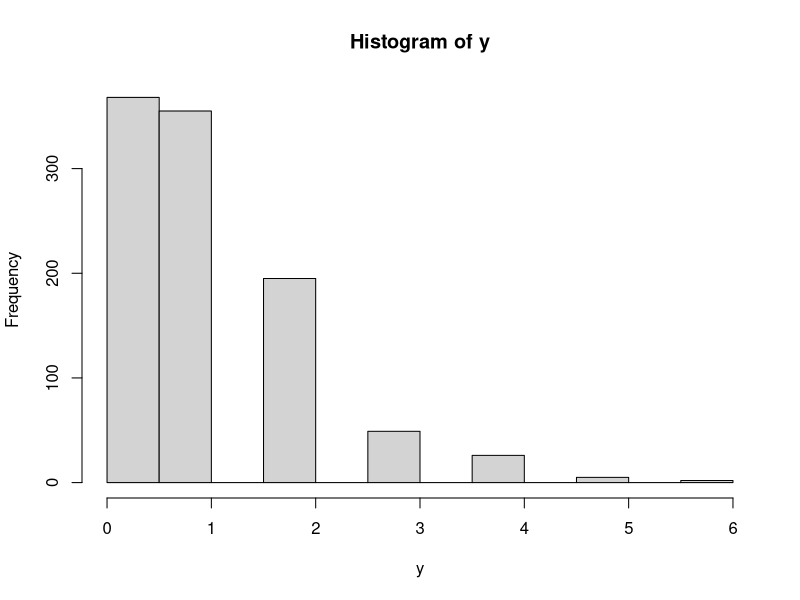

This chart was generated by the following R code: (Note: this script raises an error after producing the figure.)
## ---- chunk 1
knitr::opts_chunk$set(echo = TRUE)
## ---- chunk 2
set.seed(10)
y <- rpois(1000, 1)
mean(y)
hist(y)
#y
fit <- glm(y ~ 1, family = poisson(link = "log"))
fit$coefficients

resD <- resid(fit)
resP <- resid(fit, type = "pearson")
resQ <- qresid(fit)

rs1 <- sum(fit$weights * fit$residuals^2)
rs2 <- sum(resP^2)
rs3 <- sum(resD^2)

summary(fit)

# goodness of fit test
1 - pchisq(rs2, df = 0)
pchisq(c(1, 2, 10, 100, 300), df = 10)

#qqnorm(resD)
#qqline(resD)
#title("q-q plot for deviance residual")

#qqnorm(resP)
#qqline(resP)
#title("q-q plot for pearson residual")

#qqnorm(resQ)
#qqline(resQ)
#title("q-q plot for quantile residual")

## ---- chunk 3
data("seabirds"); str(seabirds)
fit <- glm(Count ~ Quadrat + factor(Species), data = seabirds, family = poisson(link = "log"))
fit

resD <- resid(fit)
resP <- resid(fit, type = "pearson")
resQ <- qresid(fit)
f <- fitted(fit)
plot(f, resQ)

1 - pchisq(c(fit$deviance, sum(resP^2)), df = 1)

qqnorm(resQ)
qqline(resQ)
## ---- chunk 4
y <- c(15, 26, 4); x <- c(1/4, 1/2, 1/4)
fit <- glm( y ~ 0+x, family=poisson)
summary(fit)
pearson.gof <- sum(fit$weights * fit$residuals^2)
resPearson <- resid(fit, type = "pearson")
1 - pchisq(sum(resPearson^2), df = 2)
1 - pchisq(fit$deviance, df = 2)
## ---- chunk 5
data("blocks"); str(blocks)
hist(blocks$Number)

set.seed(100)
lambda <- mean(blocks$Number)
y <- rpois(1000, lambda)
hist(y)

m1 <- glm(Number ~ Age, data = blocks, family = poisson())
summary(m1)

#plot(rstandard(m1)~fitted(m1))

#rstandard(m1)
#resid(m1)

resP <- resid(m1, type = "pearson")
resQ <- qresid(m1)

qqnorm(resQ)
qqline(resQ)

summary(aov(m1))

m1$df.residual
length(blocks$Number)

pchisq(c(m1$deviance, sum(resQ^2)), df = m1$df.residual, lower.tail = FALSE)

